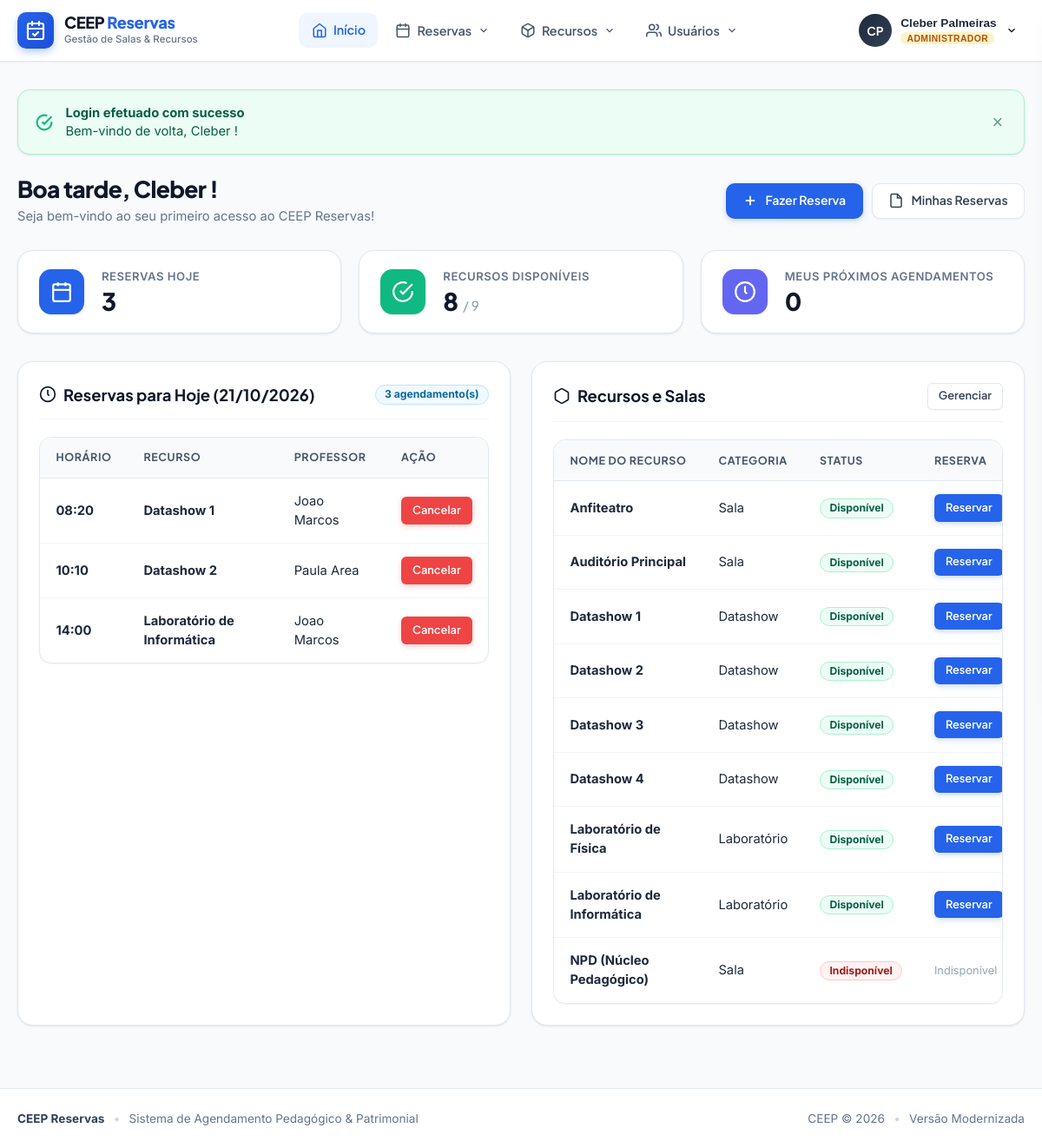
Before: /home.php (signed in) with the older database file.
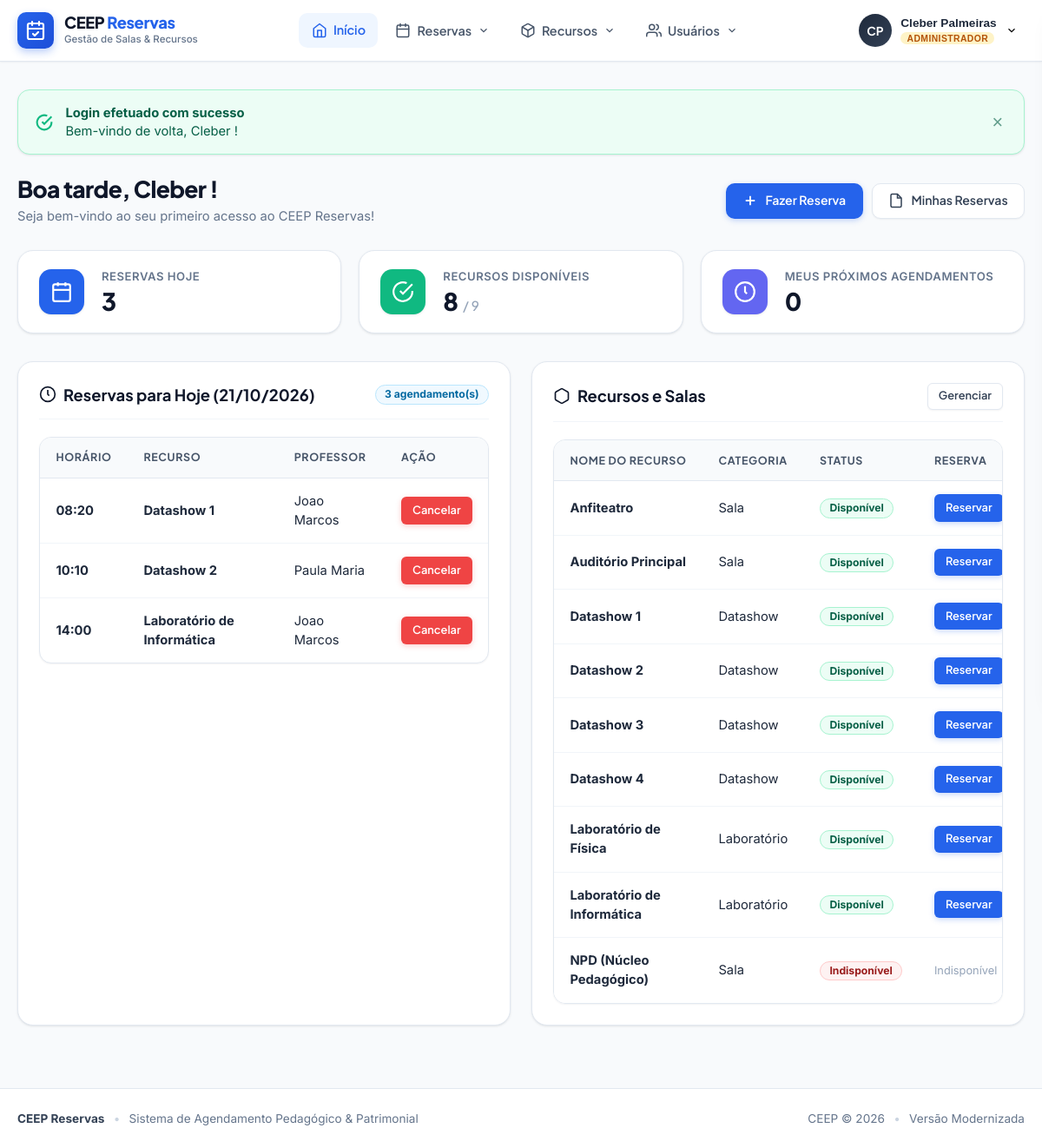
After: the same page with the newer database file.
### tables this page shows
CREATE TABLE reservas (
    ID INTEGER PRIMARY KEY AUTOINCREMENT,
    cod_recurso INTEGER DEFAULT 0,
    matricula INTEGER DEFAULT 0,
    datatempo TEXT DEFAULT NULL,
    turno TEXT DEFAULT 'm',
    ticket TEXT DEFAULT '0',
    disponivel INTEGER DEFAULT 0,
    pegou INTEGER DEFAULT 0
);

CREATE TABLE usuarios (
    usuario_id INTEGER PRIMARY KEY AUTOINCREMENT,
    nome TEXT NOT NULL DEFAULT '',
    sobrenome TEXT DEFAULT '',
    cpf TEXT NOT NULL DEFAULT '',
    matricula INTEGER NOT NULL,
    email TEXT NOT NULL DEFAULT '',
    tipo TEXT NOT NULL DEFAULT '',
    senha TEXT NOT NULL DEFAULT '',
    nivel_usuario TEXT NOT NULL DEFAULT '0',
    data_cadastro TEXT NOT NULL DEFAULT '0000-00-00 00:00:00',
    data_ultimo_login TEXT NOT NULL DEFAULT '0000-00-00 00:00:00',
    ativado TEXT NOT NULL DEFAULT '0'
);

CREATE TABLE recursos (
    cod_recurso INTEGER PRIMARY KEY AUTOINCREMENT,
    nome_recurso TEXT NOT NULL,
    status TEXT DEFAULT 'Disponivel',
    categoria TEXT DEFAULT '1'
);

### home.php (the view, shortened to what the changed rows need)
<?php
require_once __DIR__ . '/core/bootstrap.php';
$user = auth_user();
$isAdmin = auth_is_admin();
$matricula = $user['matricula'];
$hoje = date('Y-m-d');
$hora = (int)date('H');
if ($hora >= 5 && $hora < 12) {
    $saudacao = 'Bom dia';
} elseif ($hora >= 12 && $hora < 18) {
    $saudacao = 'Boa tarde';
} else {
    $saudacao = 'Boa noite';
}
try {
    if ($isAdmin) {
        $reservasHoje = DB::fetchAll(
            "SELECT r.*, rec.nome_recurso, rec.categoria, u.nome, u.sobrenome
             FROM reservas r
             LEFT JOIN recursos rec ON r.cod_recurso = rec.cod_recurso
             LEFT JOIN usuarios u ON r.matricula = u.matricula
             WHERE DATE(r.datatempo) = ?
             ORDER BY r.datatempo ASC",
            [$hoje]
        );
    }
} catch (Throwable $t) {
    $reservasHoje = [];
}
?>
<div class="page-header animate-slide-in">
    <div>
        <h1 class="page-title"><?= e($saudacao) ?>, <?= e($user['nome']) ?>!</h1>
    </div>
</div>
<div style="display: grid; grid-template-columns: repeat(auto-fit, minmax(460px, 1fr)); gap: 1.5rem;">
    <div class="card animate-slide-in">
        <div class="card-header">
            <h2 class="card-title">
                <svg width="20" height="20" viewBox="0 0 24 24" fill="none" stroke="currentColor" stroke-width="2"><circle cx="12" cy="12" r="10"></circle><polyline points="12 6 12 12 14 14"></polyline></svg>
                <span>Reservas para Hoje (<?= date('d/m/Y') ?>)</span>
            </h2>
        </div>
        <?php if (empty($reservasHoje)): ?>
            <div class="empty-state" style="padding: 2.5rem 1rem;">
                <div class="empty-state-icon">
                    <svg width="32" height="32" viewBox="0 0 24 24" fill="none" stroke="currentColor" stroke-width="2"><rect x="3" y="4" width="18" height="18" rx="2" ry="2"></rect><line x1="16" y1="2" x2="16" y2="6"></line><line x1="8" y1="2" x2="8" y2="6"></line><line x1="3" y1="10" x2="21" y2="10"></line></svg>
                </div>
                <h3 class="empty-state-title">Nenhuma reserva agendada para hoje</h3>
                <p class="empty-state-desc">Os recursos estão livres para agendamento. Clique abaixo para reservar uma sala ou equipamento.</p>
                <a href="user1.php" class="btn btn-primary btn-sm">Agendar Horário</a>
            </div>
        <?php else: ?>
            <div class="table-responsive">
                <table class="ceep-table">
                    <thead>
                        <tr>
                            <th>Horário</th>
                            <th>Recurso</th>
                            <?php if ($isAdmin): ?><th>Professor</th><?php endif; ?>
                            <th>Ação</th>
                        </tr>
                    </thead>
                    <tbody>
                        <?php foreach ($reservasHoje as $res): ?>
                        <tr>
                            <td>
                                <strong><?= date('H:i', strtotime($res['datatempo'])) ?></strong>
                            </td>
                            <td>
                                <strong><?= e($res['nome_recurso'] ?? 'Recurso #' . $res['cod_recurso']) ?></strong>
                            </td>
                            <?php if ($isAdmin): ?>
                            <td>
                                <?= e(trim(($res['nome'] ?? '') . ' ' . ($res['sobrenome'] ?? ''))) ?: 'Matrícula ' . e($res['matricula']) ?>
                            </td>
                            <?php endif; ?>
                            <td>
                                <?php if ($isAdmin || $res['matricula'] == $matricula): ?>
                                <a
                                    href="cancela.php?id=<?= urlencode($res['ID']) ?>&csrf_token=<?= e(csrf_token()) ?>"
                                    class="btn btn-danger btn-sm"
                                    data-confirm="Deseja realmente cancelar este horário reservado?"
                                    title="Cancelar Reserva"
                                >
                                    Cancelar
                                </a>
                                <?php endif; ?>
                            </td>
                        </tr>
                        <?php endforeach; ?>
                    </tbody>
                </table>
            </div>
        <?php endif; ?>
    </div>
    <div class="card animate-slide-in">
        <div class="card-header">
            <h2 class="card-title">
                <svg width="20" height="20" viewBox="0 0 24 24" fill="none" stroke="currentColor" stroke-width="2"><path d="M21 16V8a2 2 0 0 0-1-1.73l-7-4a2 2 0 0 0-2 0l-7 4A2 2 0 0 0 3 8v8a2 2 0 0 0 1 1.73l7 4a2 2 0 0 0 2 0l7-4A2 2 0 0 0 21 16z"></path></svg>
                <span>Recursos e Salas</span>
            </h2>
        </div>
        <div class="table-responsive">
            <table class="ceep-table">
                <thead>
                    <tr>
                        <th>Nome do Recurso</th>
                        <th>Categoria</th>
                        <th>Status</th>
                        <th>Reserva</th>
                    </tr>
                </thead>
            </table>
        </div>
    </div>
</div>

Changed rows visible on the page:
changed through a linked row, reservas "Datashow 2": usuarios.nome+sobrenome "Paula Area" → "Paula Maria"
